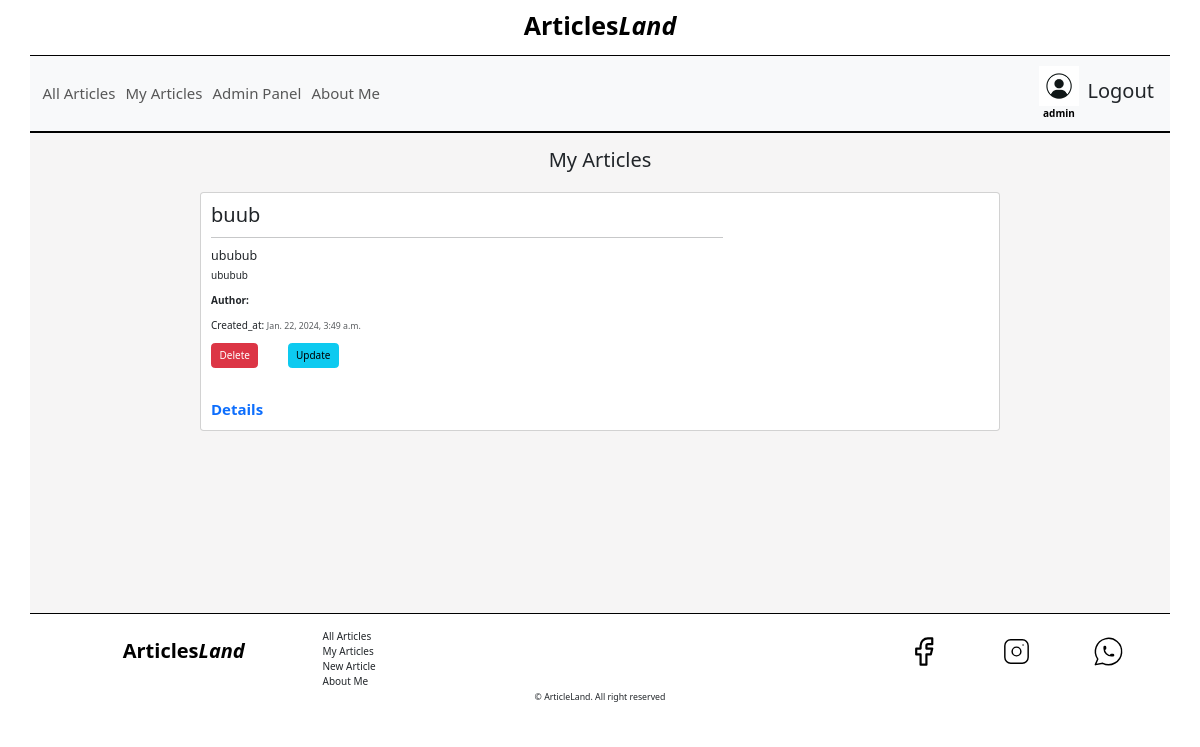
The page /app/articles/ (signed in) on the database as committed earlier.
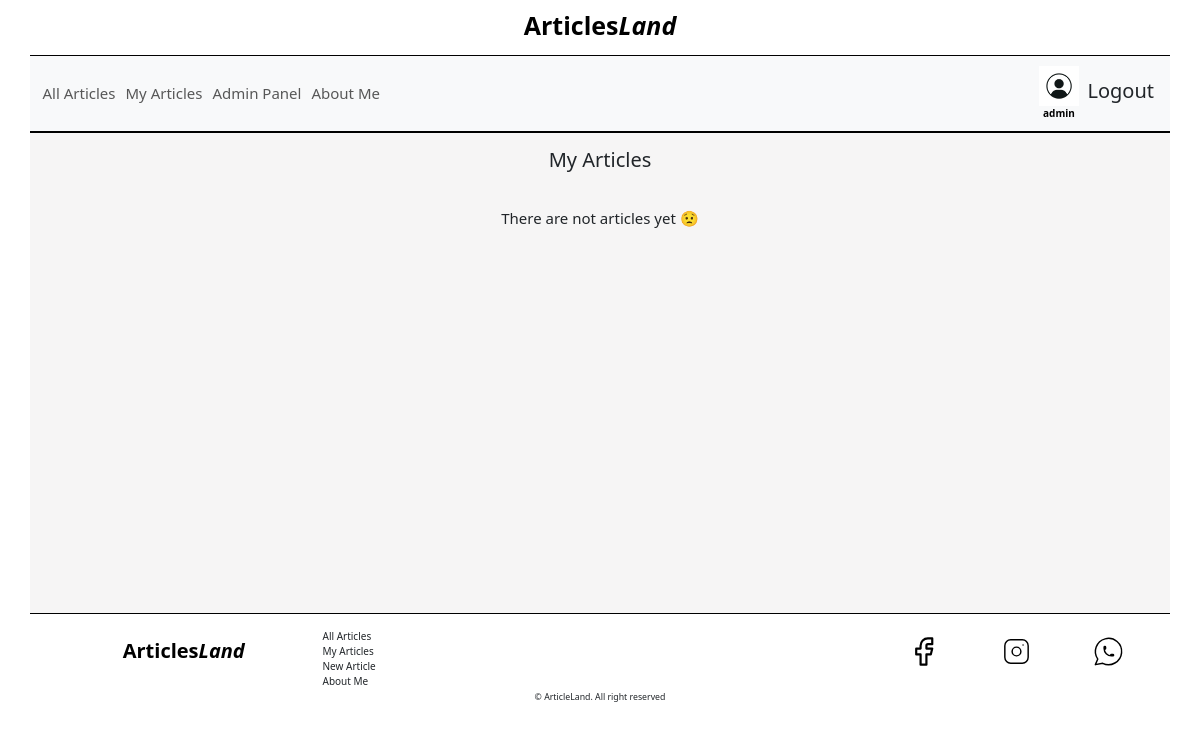
The same page on the database as committed later.
### App_BLog/models.py (models this page shows, shortened)
class Article(models.Model):
    title = models.CharField(max_length=60, )
    subtitle= models.CharField(max_length=90)
    description = models.TextField(max_length=250)
    author= models.ForeignKey(User, on_delete=models.CASCADE, null = True)
    create_at=models.DateTimeField(auto_now=True)
    image = models.ImageField(upload_to='articles', null=True, blank=True)

### App_BLog/views.py (the view)
# urls.py: path("articles/", getArticles,name="articles" ),
def getArticles(request):
    if request.method =="POST":
        article_id = request.POST.get('article-id')
        print(article_id)
        article_to_delete = Article.objects.get(id=article_id)
        article_to_delete.delete()
    articles = Article.objects.all().order_by('-create_at')
    my_articles = []
    for article in articles:
        if article.author == request.user:
            my_articles.append(article)
    avatar = Avatar.objects.filter(user=request.user.id)
    if len(avatar)>0:
        if len(avatar) == 1:
            return render(request,'articles.html',{"articles":my_articles, "url": avatar[0].image.url})
        else:
            return render(request, 'articles.html', {"articles":my_articles,"url": avatar[len(avatar)-1].image.url})
    else:
         return render(request, 'articles.html', {"articles":my_articles,"url": None})

### App_BLog/templates/articles.html (shortened to what this page needs)
{%extends 'commonContent.html' %} {% load static %} {% block contentViews%}
<div class="container">
  <div class="section">
    <h2 class="w-100 text-center p-4">My Articles</h2>
    <div class="cards">
      {% if articles %} {% for article in articles %}
      <div class="card mb-3 m-auto" style="max-width: 800px">
        <div class="row g-0">
          <div class="col-md-8">
            <div class="card-body">
              <h2 class="card-title">{{article.title}}</h2>
              <hr style="width: 100%;"/>
              <h5>{{article.subtitle}}</h5>
              <p class="card-text">{{article.description}}</p>
              <p class="card-text">
                <strong>Author:</strong> {{article.author.first_name}}
              </p>
              <p class="card-text">
                Created_at:
                <small class="text-body-secondary">{{article.create_at}}</small>
              </p>
              <div class="d-flex w-25 justify-content-between align-items-center mb-5">
                <form method="POST" action="{% url 'articles' %} ">
                  <button
                    class="btn btn-danger"
                    name="article-id"
                    value="{{article.id}}"
                  >
                    Delete
                  </button>
                </form>
                <a class="" href="{% url 'update_article' article.id %} ">
                  <button class="btn btn-info">Update</button>
                </a>
              </div>
              <a href="{% url 'article-detail' article.id %}" class="card-text text-decoration-none " style="font-size: 1.5rem;"
                >Details</a
              >
            </div>
          </div>
        </div>
      </div>
        {% endfor %} {% else %}
        <p  class="w-100 text-center pt-4" style="font-size:1.5rem"> There are not articles yet 😟</p>
        {% endif %}
      </div>
    </div>
  </div>
  {% endblock%}

Rows that differ between the two databases and show on the page:
removed Article: title "buub", subtitle "ububub", description "ububub", create_at "Jan. 22, 2024, 3:49 a.m.", {{ article.id }} 16 (drawn)
Other text that changed with them:
text now shown: "There are not articles yet 😟"
